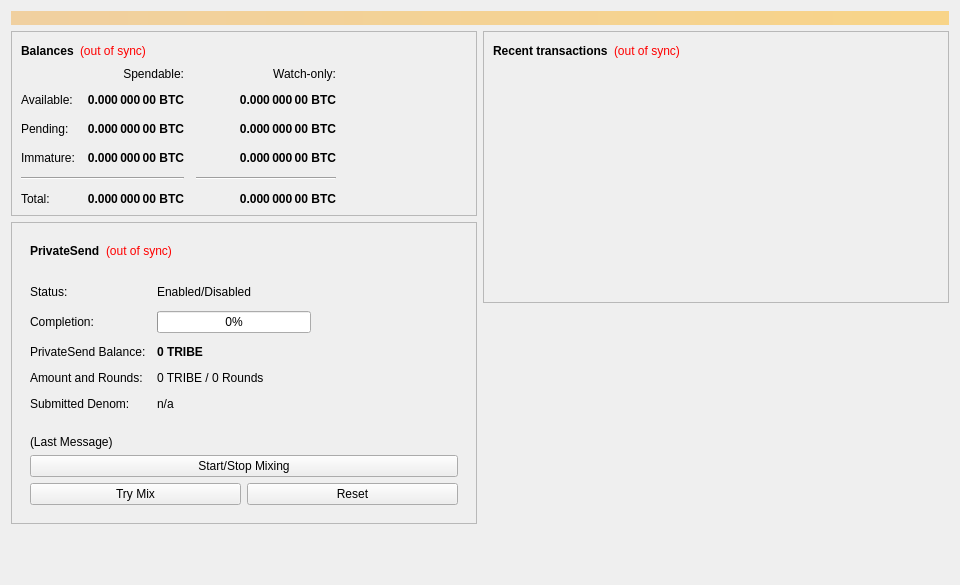
<?xml version="1.0" encoding="UTF-8"?>
<ui version="4.0">
 <class>OverviewPage</class>
 <widget class="QWidget" name="OverviewPage">
  <property name="geometry">
   <rect>
    <x>0</x>
    <y>0</y>
    <width>960</width>
    <height>585</height>
   </rect>
  </property>
  <property name="minimumSize">
   <size>
    <width>960</width>
    <height>0</height>
   </size>
  </property>
  <property name="windowTitle">
   <string>Form</string>
  </property>
  <layout class="QVBoxLayout" name="topLayout">
   <item>
    <widget class="QLabel" name="labelAlerts">
     <property name="visible">
      <bool>false</bool>
     </property>
     <property name="styleSheet">
      <string notr="true">background-color: qlineargradient(x1: 0, y1: 0, x2: 1, y2: 0, stop:0 #F0D0A0, stop:1 #F8D488); color:#000000;</string>
     </property>
     <property name="wordWrap">
      <bool>true</bool>
     </property>
     <property name="margin">
      <number>3</number>
     </property>
    </widget>
   </item>
   <item>
    <layout class="QHBoxLayout" name="horizontalLayout" stretch="1,1">
     <item>
      <layout class="QVBoxLayout" name="verticalLayout_2">
       <item>
        <widget class="QFrame" name="frame">
         <property name="frameShape">
          <enum>QFrame::StyledPanel</enum>
         </property>
         <property name="frameShadow">
          <enum>QFrame::Raised</enum>
         </property>
         <layout class="QVBoxLayout" name="verticalLayout_4">
          <item>
           <layout class="QHBoxLayout" name="horizontalLayout_4">
            <item>
             <widget class="QLabel" name="label_5">
              <property name="font">
               <font>
                <weight>75</weight>
                <bold>true</bold>
               </font>
              </property>
              <property name="text">
               <string>Balances</string>
              </property>
             </widget>
            </item>
            <item>
             <widget class="QLabel" name="labelWalletStatus">
              <property name="toolTip">
               <string>The displayed information may be out of date. Your wallet automatically synchronizes with the Das network after a connection is established, but this process has not completed yet.</string>
              </property>
              <property name="styleSheet">
               <string notr="true">QLabel { color: red; }</string>
              </property>
              <property name="text">
               <string notr="true">(out of sync)</string>
              </property>
              <property name="alignment">
               <set>Qt::AlignLeading|Qt::AlignLeft|Qt::AlignVCenter</set>
              </property>
             </widget>
            </item>
            <item>
             <spacer name="horizontalSpacer_3">
              <property name="orientation">
               <enum>Qt::Horizontal</enum>
              </property>
              <property name="sizeHint" stdset="0">
               <size>
                <width>40</width>
                <height>20</height>
               </size>
              </property>
             </spacer>
            </item>
           </layout>
          </item>
          <item>
           <layout class="QGridLayout" name="gridLayout">
            <property name="spacing">
             <number>12</number>
            </property>
            <item row="2" column="2">
             <widget class="QLabel" name="labelWatchPending">
              <property name="font">
               <font>
                <weight>75</weight>
                <bold>true</bold>
               </font>
              </property>
              <property name="cursor">
               <cursorShape>IBeamCursor</cursorShape>
              </property>
              <property name="toolTip">
               <string>Unconfirmed transactions to watch-only addresses</string>
              </property>
              <property name="text">
               <string notr="true">0.000 000 00 BTC</string>
              </property>
              <property name="alignment">
               <set>Qt::AlignRight|Qt::AlignTrailing|Qt::AlignVCenter</set>
              </property>
              <property name="textInteractionFlags">
               <set>Qt::LinksAccessibleByMouse|Qt::TextSelectableByKeyboard|Qt::TextSelectableByMouse</set>
              </property>
             </widget>
            </item>
            <item row="2" column="1">
             <widget class="QLabel" name="labelUnconfirmed">
              <property name="font">
               <font>
                <weight>75</weight>
                <bold>true</bold>
               </font>
              </property>
              <property name="cursor">
               <cursorShape>IBeamCursor</cursorShape>
              </property>
              <property name="toolTip">
               <string>Total of transactions that have yet to be confirmed, and do not yet count toward the spendable balance</string>
              </property>
              <property name="text">
               <string notr="true">0.000 000 00 BTC</string>
              </property>
              <property name="alignment">
               <set>Qt::AlignRight|Qt::AlignTrailing|Qt::AlignVCenter</set>
              </property>
              <property name="textInteractionFlags">
               <set>Qt::LinksAccessibleByMouse|Qt::TextSelectableByKeyboard|Qt::TextSelectableByMouse</set>
              </property>
             </widget>
            </item>
            <item row="3" column="2">
             <widget class="QLabel" name="labelWatchImmature">
              <property name="font">
               <font>
                <weight>75</weight>
                <bold>true</bold>
               </font>
              </property>
              <property name="cursor">
               <cursorShape>IBeamCursor</cursorShape>
              </property>
              <property name="toolTip">
               <string>Mined balance in watch-only addresses that has not yet matured</string>
              </property>
              <property name="text">
               <string notr="true">0.000 000 00 BTC</string>
              </property>
              <property name="alignment">
               <set>Qt::AlignRight|Qt::AlignTrailing|Qt::AlignVCenter</set>
              </property>
              <property name="textInteractionFlags">
               <set>Qt::LinksAccessibleByMouse|Qt::TextSelectableByKeyboard|Qt::TextSelectableByMouse</set>
              </property>
             </widget>
            </item>
            <item row="4" column="0" colspan="2">
             <widget class="Line" name="lineSpendableBalance">
              <property name="orientation">
               <enum>Qt::Horizontal</enum>
              </property>
             </widget>
            </item>
            <item row="4" column="2">
             <widget class="Line" name="lineWatchBalance">
              <property name="sizePolicy">
               <sizepolicy hsizetype="Preferred" vsizetype="Fixed">
                <horstretch>0</horstretch>
                <verstretch>0</verstretch>
               </sizepolicy>
              </property>
              <property name="minimumSize">
               <size>
                <width>140</width>
                <height>0</height>
               </size>
              </property>
              <property name="orientation">
               <enum>Qt::Horizontal</enum>
              </property>
             </widget>
            </item>
            <item row="5" column="0">
             <widget class="QLabel" name="labelTotalText">
              <property name="text">
               <string>Total:</string>
              </property>
             </widget>
            </item>
            <item row="3" column="1">
             <widget class="QLabel" name="labelImmature">
              <property name="font">
               <font>
                <weight>75</weight>
                <bold>true</bold>
               </font>
              </property>
              <property name="cursor">
               <cursorShape>IBeamCursor</cursorShape>
              </property>
              <property name="toolTip">
               <string>Mined balance that has not yet matured</string>
              </property>
              <property name="text">
               <string notr="true">0.000 000 00 BTC</string>
              </property>
              <property name="alignment">
               <set>Qt::AlignRight|Qt::AlignTrailing|Qt::AlignVCenter</set>
              </property>
              <property name="textInteractionFlags">
               <set>Qt::LinksAccessibleByMouse|Qt::TextSelectableByKeyboard|Qt::TextSelectableByMouse</set>
              </property>
             </widget>
            </item>
            <item row="2" column="3">
             <spacer name="horizontalSpacer_2">
              <property name="orientation">
               <enum>Qt::Horizontal</enum>
              </property>
              <property name="sizeHint" stdset="0">
               <size>
                <width>40</width>
                <height>20</height>
               </size>
              </property>
             </spacer>
            </item>
            <item row="3" column="0">
             <widget class="QLabel" name="labelImmatureText">
              <property name="text">
               <string>Immature:</string>
              </property>
             </widget>
            </item>
            <item row="5" column="1">
             <widget class="QLabel" name="labelTotal">
              <property name="font">
               <font>
                <weight>75</weight>
                <bold>true</bold>
               </font>
              </property>
              <property name="cursor">
               <cursorShape>IBeamCursor</cursorShape>
              </property>
              <property name="toolTip">
               <string>Your current total balance</string>
              </property>
              <property name="text">
               <string notr="true">0.000 000 00 BTC</string>
              </property>
              <property name="alignment">
               <set>Qt::AlignRight|Qt::AlignTrailing|Qt::AlignVCenter</set>
              </property>
              <property name="textInteractionFlags">
               <set>Qt::LinksAccessibleByMouse|Qt::TextSelectableByKeyboard|Qt::TextSelectableByMouse</set>
              </property>
             </widget>
            </item>
            <item row="5" column="2">
             <widget class="QLabel" name="labelWatchTotal">
              <property name="font">
               <font>
                <weight>75</weight>
                <bold>true</bold>
               </font>
              </property>
              <property name="cursor">
               <cursorShape>IBeamCursor</cursorShape>
              </property>
              <property name="toolTip">
               <string>Current total balance in watch-only addresses</string>
              </property>
              <property name="text">
               <string notr="true">0.000 000 00 BTC</string>
              </property>
              <property name="alignment">
               <set>Qt::AlignRight|Qt::AlignTrailing|Qt::AlignVCenter</set>
              </property>
              <property name="textInteractionFlags">
               <set>Qt::LinksAccessibleByMouse|Qt::TextSelectableByKeyboard|Qt::TextSelectableByMouse</set>
              </property>
             </widget>
            </item>
            <item row="0" column="2">
             <widget class="QLabel" name="labelWatchonly">
              <property name="text">
               <string>Watch-only:</string>
              </property>
              <property name="alignment">
               <set>Qt::AlignRight|Qt::AlignTrailing|Qt::AlignVCenter</set>
              </property>
             </widget>
            </item>
            <item row="1" column="0">
             <widget class="QLabel" name="labelBalanceText">
              <property name="text">
               <string>Available:</string>
              </property>
             </widget>
            </item>
            <item row="1" column="1">
             <widget class="QLabel" name="labelBalance">
              <property name="font">
               <font>
                <weight>75</weight>
                <bold>true</bold>
               </font>
              </property>
              <property name="cursor">
               <cursorShape>IBeamCursor</cursorShape>
              </property>
              <property name="toolTip">
               <string>Your current spendable balance</string>
              </property>
              <property name="text">
               <string notr="true">0.000 000 00 BTC</string>
              </property>
              <property name="alignment">
               <set>Qt::AlignRight|Qt::AlignTrailing|Qt::AlignVCenter</set>
              </property>
              <property name="textInteractionFlags">
               <set>Qt::LinksAccessibleByMouse|Qt::TextSelectableByKeyboard|Qt::TextSelectableByMouse</set>
              </property>
             </widget>
            </item>
            <item row="1" column="2">
             <widget class="QLabel" name="labelWatchAvailable">
              <property name="font">
               <font>
                <weight>75</weight>
                <bold>true</bold>
               </font>
              </property>
              <property name="cursor">
               <cursorShape>IBeamCursor</cursorShape>
              </property>
              <property name="toolTip">
               <string>Your current balance in watch-only addresses</string>
              </property>
              <property name="text">
               <string notr="true">0.000 000 00 BTC</string>
              </property>
              <property name="alignment">
               <set>Qt::AlignRight|Qt::AlignTrailing|Qt::AlignVCenter</set>
              </property>
              <property name="textInteractionFlags">
               <set>Qt::LinksAccessibleByMouse|Qt::TextSelectableByKeyboard|Qt::TextSelectableByMouse</set>
              </property>
             </widget>
            </item>
            <item row="2" column="0">
             <widget class="QLabel" name="labelPendingText">
              <property name="text">
               <string>Pending:</string>
              </property>
             </widget>
            </item>
            <item row="0" column="1">
             <widget class="QLabel" name="labelSpendable">
              <property name="text">
               <string>Spendable:</string>
              </property>
              <property name="alignment">
               <set>Qt::AlignRight|Qt::AlignTrailing|Qt::AlignVCenter</set>
              </property>
             </widget>
            </item>
           </layout>
          </item>
         </layout>
        </widget>
       </item>
       <item>
        <widget class="QFrame" name="framePrivateSend">
         <property name="layoutDirection">
          <enum>Qt::LeftToRight</enum>
         </property>
         <property name="frameShape">
          <enum>QFrame::StyledPanel</enum>
         </property>
         <property name="frameShadow">
          <enum>QFrame::Raised</enum>
         </property>
         <layout class="QVBoxLayout" name="VerticalLayout_PS1">
          <item>
           <widget class="QWidget" name="layoutWidgetPrivateSendHeader">
            <layout class="QHBoxLayout" name="horizontalLayout_5">
             <item>
              <widget class="QLabel" name="labelPrivateSendHeader">
               <property name="font">
                <font>
                 <weight>75</weight>
                 <bold>true</bold>
                </font>
               </property>
               <property name="text">
                <string>PrivateSend</string>
               </property>
              </widget>
             </item>
             <item>
              <widget class="QLabel" name="labelPrivateSendSyncStatus">
               <property name="toolTip">
                <string>The displayed information may be out of date. Your wallet automatically synchronizes with the Das network after a connection is established, but this process has not completed yet.</string>
               </property>
               <property name="styleSheet">
                <string notr="true">QLabel { color: red; }</string>
               </property>
               <property name="text">
                <string notr="true">(out of sync)</string>
               </property>
               <property name="alignment">
                <set>Qt::AlignLeading|Qt::AlignLeft|Qt::AlignVCenter</set>
               </property>
              </widget>
             </item>
             <item>
              <spacer name="horizontalSpacer_4">
               <property name="orientation">
                <enum>Qt::Horizontal</enum>
               </property>
               <property name="sizeHint" stdset="0">
                <size>
                 <width>40</width>
                 <height>20</height>
                </size>
               </property>
              </spacer>
             </item>
            </layout>
           </widget>
          </item>
          <item>
           <widget class="QWidget" name="privateSendFormLayoutWidget">
            <layout class="QFormLayout" name="privateSendFormLayout">
             <property name="fieldGrowthPolicy">
              <enum>QFormLayout::AllNonFixedFieldsGrow</enum>
             </property>
             <property name="horizontalSpacing">
              <number>11</number>
             </property>
             <property name="verticalSpacing">
              <number>12</number>
             </property>
             <item row="0" column="0">
              <widget class="QLabel" name="labelPrivateSendEnabledText">
               <property name="text">
                <string>Status:</string>
               </property>
              </widget>
             </item>
             <item row="0" column="1">
              <widget class="QLabel" name="labelPrivateSendEnabled">
               <property name="text">
                <string>Enabled/Disabled</string>
               </property>
              </widget>
             </item>
             <item row="1" column="0">
              <widget class="QLabel" name="labelCompletitionText">
               <property name="text">
                <string>Completion:</string>
               </property>
              </widget>
             </item>
             <item row="1" column="1">
              <widget class="QProgressBar" name="privateSendProgress">
               <property name="maximumSize">
                <size>
                 <width>154</width>
                 <height>16777215</height>
                </size>
               </property>
               <property name="value">
                <number>0</number>
               </property>
              </widget>
             </item>
             <item row="2" column="0">
              <widget class="QLabel" name="labelAnonymizedText">
               <property name="text">
                <string>PrivateSend Balance:</string>
               </property>
              </widget>
             </item>
             <item row="2" column="1">
              <widget class="QLabel" name="labelAnonymized">
               <property name="font">
                <font>
                 <weight>75</weight>
                 <bold>true</bold>
                </font>
               </property>
               <property name="text">
                <string notr="true">0 TRIBE</string>
               </property>
              </widget>
             </item>
             <item row="3" column="0">
              <widget class="QLabel" name="labelAmountAndRoundsText">
               <property name="text">
                <string>Amount and Rounds:</string>
               </property>
              </widget>
             </item>
             <item row="3" column="1">
              <widget class="QLabel" name="labelAmountRounds">
               <property name="text">
                <string>0 TRIBE / 0 Rounds</string>
               </property>
              </widget>
             </item>
             <item row="4" column="0">
              <widget class="QLabel" name="labelSubmittedDenomText">
               <property name="text">
                <string>Submitted Denom:</string>
               </property>
              </widget>
             </item>
             <item row="4" column="1">
              <widget class="QLabel" name="labelSubmittedDenom">
               <property name="toolTip">
                <string>The denominations you submitted to the Masternode.&lt;br&gt;To mix, other users must submit the exact same denominations.</string>
               </property>
               <property name="text">
                <string>n/a</string>
               </property>
              </widget>
             </item>
            </layout>
           </widget>
          </item>
          <item>
           <widget class="QWidget" name="layoutWidgetLastMessageAndButtons">
            <layout class="QVBoxLayout" name="VerticalLayout_PS">
             <item>
              <widget class="QLabel" name="labelPrivateSendLastMessage">
               <property name="text">
                <string>(Last Message)</string>
               </property>
               <property name="alignment">
                <set>Qt::AlignLeading|Qt::AlignLeft|Qt::AlignTop</set>
               </property>
               <property name="wordWrap">
                <bool>true</bool>
               </property>
              </widget>
             </item>
             <item>
              <widget class="QPushButton" name="togglePrivateSend">
               <property name="sizePolicy">
                <sizepolicy hsizetype="MinimumExpanding" vsizetype="Fixed">
                 <horstretch>0</horstretch>
                 <verstretch>0</verstretch>
                </sizepolicy>
               </property>
               <property name="text">
                <string>Start/Stop Mixing</string>
               </property>
              </widget>
             </item>
             <item>
              <layout class="QHBoxLayout" name="horizontalLayout_debugbuttons">
               <item>
                <widget class="QPushButton" name="privateSendAuto">
                 <property name="sizePolicy">
                  <sizepolicy hsizetype="MinimumExpanding" vsizetype="Fixed">
                   <horstretch>0</horstretch>
                   <verstretch>0</verstretch>
                  </sizepolicy>
                 </property>
                 <property name="toolTip">
                  <string>Try to manually submit a PrivateSend request.</string>
                 </property>
                 <property name="text">
                  <string>Try Mix</string>
                 </property>
                </widget>
               </item>
               <item>
                <widget class="QPushButton" name="privateSendReset">
                 <property name="sizePolicy">
                  <sizepolicy hsizetype="MinimumExpanding" vsizetype="Fixed">
                   <horstretch>0</horstretch>
                   <verstretch>0</verstretch>
                  </sizepolicy>
                 </property>
                 <property name="toolTip">
                  <string>Reset the current status of PrivateSend (can interrupt PrivateSend if it's in the process of Mixing, which can cost you money!)</string>
                 </property>
                 <property name="autoFillBackground">
                  <bool>false</bool>
                 </property>
                 <property name="text">
                  <string>Reset</string>
                 </property>
                </widget>
               </item>
              </layout>
             </item>
            </layout>
           </widget>
          </item>
         </layout>
        </widget>
       </item>
       <item>
        <spacer name="verticalSpacer">
         <property name="orientation">
          <enum>Qt::Vertical</enum>
         </property>
         <property name="sizeHint" stdset="0">
          <size>
           <width>20</width>
           <height>40</height>
          </size>
         </property>
        </spacer>
       </item>
      </layout>
     </item>
     <item>
      <layout class="QVBoxLayout" name="verticalLayout_3">
       <item>
        <widget class="QFrame" name="frame_2">
         <property name="frameShape">
          <enum>QFrame::StyledPanel</enum>
         </property>
         <property name="frameShadow">
          <enum>QFrame::Raised</enum>
         </property>
         <layout class="QVBoxLayout" name="verticalLayout">
          <item>
           <layout class="QHBoxLayout" name="horizontalLayout_2">
            <item>
             <widget class="QLabel" name="label_4">
              <property name="font">
               <font>
                <weight>75</weight>
                <bold>true</bold>
               </font>
              </property>
              <property name="text">
               <string>Recent transactions</string>
              </property>
             </widget>
            </item>
            <item>
             <widget class="QLabel" name="labelTransactionsStatus">
              <property name="toolTip">
               <string>The displayed information may be out of date. Your wallet automatically synchronizes with the Das network after a connection is established, but this process has not completed yet.</string>
              </property>
              <property name="styleSheet">
               <string notr="true">QLabel { color: red; }</string>
              </property>
              <property name="text">
               <string notr="true">(out of sync)</string>
              </property>
              <property name="alignment">
               <set>Qt::AlignLeading|Qt::AlignLeft|Qt::AlignVCenter</set>
              </property>
             </widget>
            </item>
            <item>
             <spacer name="horizontalSpacer">
              <property name="orientation">
               <enum>Qt::Horizontal</enum>
              </property>
              <property name="sizeHint" stdset="0">
               <size>
                <width>40</width>
                <height>20</height>
               </size>
              </property>
             </spacer>
            </item>
           </layout>
          </item>
          <item>
           <widget class="QListView" name="listTransactions">
            <property name="styleSheet">
             <string notr="true">QListView { background: transparent; }</string>
            </property>
            <property name="frameShape">
             <enum>QFrame::NoFrame</enum>
            </property>
            <property name="verticalScrollBarPolicy">
             <enum>Qt::ScrollBarAlwaysOff</enum>
            </property>
            <property name="horizontalScrollBarPolicy">
             <enum>Qt::ScrollBarAlwaysOff</enum>
            </property>
            <property name="selectionMode">
             <enum>QAbstractItemView::NoSelection</enum>
            </property>
           </widget>
          </item>
         </layout>
        </widget>
       </item>
       <item>
        <spacer name="verticalSpacer_2">
         <property name="orientation">
          <enum>Qt::Vertical</enum>
         </property>
         <property name="sizeHint" stdset="0">
          <size>
           <width>20</width>
           <height>40</height>
          </size>
         </property>
        </spacer>
       </item>
      </layout>
     </item>
    </layout>
   </item>
  </layout>
 </widget>
 <resources/>
 <connections/>
</ui>
